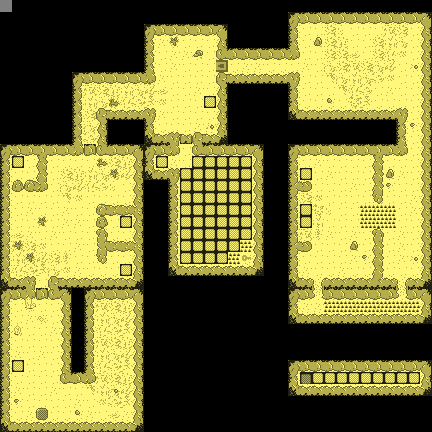

This game map was drawn from its Tiled (.tmx) file and the tilesets committed beside it. A one-line description and the trimmed map source follow:
An orthogonal 36x36 tile map with 12x12 px tiles, 6 tile layers (Floor, LowerDecoration, LowerObjects, Objects, ...) and 160 objects (50x as1r, 50x as1, 6x Monster, 2x s1, 2x s2, ...).

<map version="1.0" orientation="orthogonal" width="36" height="36" tilewidth="12" tileheight="12">
 <tileset firstgid="1" name="Main" tilewidth="12" tileheight="12">
  <image source="tileset.png" width="156" height="228" />
  <terraintypes>
   <terrain name="Floor" tile="53" />
   <terrain name="Walls" tile="39" />
  </terraintypes>
  <tile id="0" terrain="0,0,0,1">
   <properties>
    <property name="Collidable" value="" />
   </properties>
  </tile>
  <tile id="1" terrain="0,0,1,1">
   <properties>
    <property name="Collidable" value="" />
   </properties>
  </tile>
  <tile id="2" terrain="0,0,1,0">
   <properties>
    <property name="Collidable" value="" />
   </properties>
  </tile>
  <tile id="3">
   <properties>
    <property name="DeployName" value="Boulder" />
    <property name="Draggable" value="" />
   </properties>
  </tile>
  <tile id="4">
   <properties>
    <property name="Door" value="" />
   </properties>
  </tile>
  <tile id="6">
   <properties>
    <property name="DeployName" value="Lever" />
    <property name="Lever" value="off" />
    <property name="Switch" value="Lever" />
   </properties>
  </tile>
  <tile id="7">
   <properties>
    <property name="DeployName" value="TimeSwitch" />
    <property name="Switch" value="Time" />
    <property name="Time" value="off" />
   </properties>
  </tile>
  <tile id="8">
   <properties>
    <property name="DeployName" value="TopPassage" />
   </properties>
  </tile>
  <tile id="11">
   <properties>
    <property name="Go" value="down" />
   </properties>
  </tile>
  <tile id="12">
   <properties>
    <property name="Collidable" value="true" />
   </properties>
  </tile>
  <tile id="13" terrain="0,1,0,1">
   <properties>
    <property name="Collidable" value="" />
   </properties>
  </tile>
  <tile id="14" terrain="1,1,1,1">
   <properties>
    <property name="Collidable" value="" />
   </properties>
  </tile>
  <tile id="15" terrain="1,0,1,0">
   <properties>
    <property name="Collidable" value="" />
   </properties>
  </tile>
  <tile id="17">
   <properties>
    <property name="Door" value="" />
   </properties>
  </tile>
  <tile id="19">
   <properties>
    <property name="Lever" value="on" />
    <property name="Switch" value="Lever" />
   </properties>
  </tile>
  <tile id="20">
   <properties>
    <property name="Switch" value="Time" />
    <property name="Time" value="on" />
   </properties>
  </tile>
  <tile id="21">
   <properties>
    <property name="DeployName" value="RightPassage" />
   </properties>
  </tile>
  <tile id="24">
   <properties>
    <property name="Go" value="left" />
   </properties>
  </tile>
  <tile id="25">
   <properties>
    <property name="Warp" value="true" />
   </properties>
  </tile>
  <tile id="26" terrain="0,1,0,0">
   <properties>
    <property name="Collidable" value="" />
   </properties>
  </tile>
  <tile id="27" terrain="1,1,0,0">
   <properties>
    <property name="Collidable" value="" />
   </properties>
  </tile>
  <tile id="28" terrain="1,0,0,0">
   <properties>
    <property name="Collidable" value="" />
   </properties>
  </tile>
  <tile id="30">
   <properties>
    <property name="Door" value="" />
   </properties>
  </tile>
  <tile id="34">
   <properties>
    <property name="DeployName" value="BottomPassage" />
   </properties>
  </tile>
  <tile id="37">
   <properties>
    <property name="Go" value="up" />
   </properties>
  </tile>
  <tile id="39" terrain="1,1,1,0">
   <properties>
    <property name="Collidable" value="" />
   </properties>
  </tile>
  <tile id="40" terrain="1,1,0,0">
   <properties>
    <property name="Collidable" value="" />
   </properties>
  </tile>
  <tile id="41" terrain="1,1,0,1">
   <properties>
    <property name="Collidable" value="" />
   </properties>
  </tile>
  <tile id="43">
   <properties>
    <property name="Door" value="" />
   </properties>
  </tile>
  <tile id="47">
   <properties>
    <property name="DeployName" value="LeftPassage" />
   </properties>
  </tile>
  <tile id="50">
   <properties>
    <property name="Go" value="right" />
   </properties>
  </tile>
  <tile id="52" terrain="1,0,1,0">
   <properties>
    <property name="Collidable" value="" />
   </properties>
  </tile>
  <tile id="53" terrain="0,0,0,0" />
  <tile id="54" terrain="0,1,0,1">
   <properties>
    <property name="Collidable" value="" />
   </properties>
  </tile>
  <tile id="60">
   <properties>
    <property name="DeployName" value="CenterPassage" />
   </properties>
  </tile>
  <tile id="63">
   <properties>
    <property name="Go" value="downright" />
   </properties>
  </tile>
  <tile id="65" terrain="1,0,1,1">
   <properties>
    <property name="Collidable" value="" />
   </properties>
  </tile>
  <tile id="66" terrain="0,0,1,1">
   <properties>
    <property name="Collidable" value="" />
   </properties>
  </tile>
  <tile id="67" terrain="0,1,1,1">
   <properties>
    <property name="Collidable" value="" />
   </properties>
  </tile>
  <tile id="76">
   <properties>
    <property name="Go" value="downleft" />
   </properties>
  </tile>
  <tile id="81">
   <properties>
    <property name="DeployName" value="LevelEnd" />
    <property name="LevelEnd" value="" />
   </properties>
  </tile>
  <tile id="82">
   <properties>
    <property name="DeployName" value="WeightSwitch" />
    <property name="Switch" value="Weight" />
    <property name="Weight" value="off" />
   </properties>
  </tile>
  <tile id="83">
   <properties>
    <property name="Damage" value="" />
    <property name="DeployName" value="Spike" />
   </properties>
  </tile>
  <tile id="84">
   <properties>
    <property name="Collectable" value="Key" />
    <property name="DeployName" value="Key" />
   </properties>
  </tile>
  <tile id="89">
   <properties>
    <property name="Go" value="upright" />
   </properties>
  </tile>
  <tile id="95">
   <properties>
    <property name="Switch" value="Weight" />
    <property name="Weight" value="on" />
   </properties>
  </tile>
  <tile id="96">
   <properties>
    <property name="Damage" value="" />
    <property name="DeployName" value="Spike2" />
   </properties>
  </tile>
  <tile id="102">
   <properties>
    <property name="Go" value="upleft" />
   </properties>
  </tile>
  <tile id="107">
   <properties>
    <property name="Collidable" value="" />
   </properties>
  </tile>
  <tile id="108">
   <properties>
    <property name="Collidable" value="" />
   </properties>
  </tile>
  <tile id="109">
   <properties>
    <property name="Collidable" value="" />
   </properties>
  </tile>
  <tile id="110">
   <properties>
    <property name="Collidable" value="" />
   </properties>
  </tile>
  <tile id="111">
   <properties>
    <property name="Collidable" value="" />
   </properties>
  </tile>
  <tile id="112">
   <properties>
    <property name="Collidable" value="" />
   </properties>
  </tile>
  <tile id="113">
   <properties>
    <property name="Collidable" value="" />
   </properties>
  </tile>
  <tile id="120">
   <properties>
    <property name="Collidable" value="" />
   </properties>
  </tile>
  <tile id="122">
   <properties>
    <property name="Collidable" value="" />
   </properties>
  </tile>
  <tile id="123">
   <properties>
    <property name="Collidable" value="" />
   </properties>
  </tile>
  <tile id="124">
   <properties>
    <property name="Collidable" value="" />
   </properties>
  </tile>
  <tile id="125">
   <properties>
    <property name="Collidable" value="" />
   </properties>
  </tile>
  <tile id="126">
   <properties>
    <property name="Collidable" value="" />
   </properties>
  </tile>
  <tile id="133">
   <properties>
    <property name="Collidable" value="" />
   </properties>
  </tile>
  <tile id="134">
   <properties>
    <property name="Collidable" value="" />
   </properties>
  </tile>
  <tile id="135">
   <properties>
    <property name="Collidable" value="" />
   </properties>
  </tile>
  <tile id="136">
   <properties>
    <property name="NarrowPassage" value="" />
   </properties>
  </tile>
  <tile id="137">
   <properties>
    <property name="NarrowPassage" value="" />
   </properties>
  </tile>
  <tile id="146">
   <properties>
    <property name="Collidable" value="" />
   </properties>
  </tile>
  <tile id="147">
   <properties>
    <property name="Collidable" value="" />
   </properties>
  </tile>
  <tile id="148">
   <properties>
    <property name="Collidable" value="" />
   </properties>
  </tile>
  <tile id="149">
   <properties>
    <property name="NarrowPassage" value="" />
   </properties>
  </tile>
  <tile id="150">
   <properties>
    <property name="NarrowPassage" value="" />
   </properties>
  </tile>
 </tileset>
 <layer name="Floor" width="36" height="36">
  <data>[1296 cells, 820 non-empty, 46 distinct tile ids]</data>
 </layer>
 <layer name="LowerDecoration" width="36" height="36">
  <data>[1296 cells, 12 non-empty, 5 distinct tile ids]</data>
 </layer>
 <layer name="LowerObjects" width="36" height="36">
  <data>[1296 cells, 86 non-empty, 5 distinct tile ids]</data>
 </layer>
 <layer name="Objects" width="36" height="36">
  <data>[1296 cells, 19 non-empty, 10 distinct tile ids]</data>
 </layer>
 <layer name="UpperDecoration" width="36" height="36">
  <data>[1296 cells, 1 non-empty, 1 distinct tile ids]</data>
 </layer>
 <layer name="Meta" width="36" height="36">
  <data>[1296 cells, 1 non-empty, 1 distinct tile ids]</data>
 </layer>
 <objectgroup name="Abstract" width="36" height="36">
  <object name="Spawn" x="108" y="312" width="12" height="12" />
  <object x="12" y="360" width="12" height="12">
   <properties>
    <property name="p1" value="" />
   </properties>
  </object>
  <object name="p1" x="36" y="288" width="12" height="12">
   <properties>
    <property name="RemoveOnly" value="" />
   </properties>
  </object>
  <object x="120" y="264" width="12" height="12">
   <properties>
    <property name="l1" value="" />
   </properties>
  </object>
  <object name="l1" x="108" y="252" width="12" height="12">
   <properties>
    <property name="Deploy" value="Lever" />
    <property name="p2" value="" />
   </properties>
  </object>
  <object x="120" y="216" width="12" height="12">
   <properties>
    <property name="l2" value="" />
   </properties>
  </object>
  <object name="p2" x="96" y="216" width="12" height="12" />
  <object name="p3" x="12" y="180" width="12" height="12" />
  <object name="l2" x="108" y="228" width="12" height="12">
   <properties>
    <property name="Deploy" value="Lever" />
    <property name="p3" value="" />
   </properties>
  </object>
  <object name="l3" x="24" y="168" width="12" height="12">
   <properties>
    <property name="Deploy" value="Lever" />
    <property name="p4" value="" />
   </properties>
  </object>
  <object x="12" y="156" width="12" height="12">
   <properties>
    <property name="l3" value="" />
   </properties>
  </object>
  <object name="p4" x="84" y="144" width="12" height="12">
   <properties>
    <property name="Deploy" value="TopPassage" />
   </properties>
  </object>
  <object x="204" y="96" width="12" height="12">
   <properties>
    <property name="p5" value="" />
   </properties>
  </object>
  <object name="p5" x="180" y="132" width="12" height="12">
   <properties>
    <property name="Deploy" value="BottomPassage" />
   </properties>
  </object>
  <object name="Monster" x="300" y="192" width="12" height="12">
   <properties>
    <property name="Speed" value="3500" />
    <property name="Walk" value="bf" />
   </properties>
  </object>
  <object name="s1" x="360" y="204" width="12" height="12">
   <properties>
    <property name="Deploy" value="Spike" />
    <property name="Lower" value="" />
   </properties>
  </object>
  <object name="s2" x="384" y="204" width="12" height="12">
   <properties>
    <property name="Deploy" value="Spike" />
    <property name="Lower" value="" />
   </properties>
  </object>
  <object name="s1" x="360" y="216" width="12" height="12">
   <properties>
    <property name="Deploy" value="Spike2" />
    <property name="Lower" value="" />
   </properties>
  </object>
  <object name="s2" x="384" y="216" width="12" height="12">
   <properties>
    <property name="Deploy" value="Spike2" />
    <property name="Lower" value="" />
   </properties>
  </object>
  <object x="300" y="204" width="12" height="12">
   <properties>
    <property name="s1" value="" />
   </properties>
  </object>
  <object x="300" y="216" width="12" height="12">
   <properties>
    <property name="s2" value="" />
   </properties>
  </object>
  <object x="300" y="168" width="12" height="12">
   <properties>
    <property name="levelend" value="" />
   </properties>
  </object>
  <object name="levelend" x="360" y="168" width="12" height="12">
   <properties>
    <property name="Deploy" value="LevelEnd" />
    <property name="Lower" value="" />
   </properties>
  </object>
  <object name="Monster" x="324" y="24" width="12" height="12">
   <properties>
    <property name="Speed" value="100" />
    <property name="Walk" value="bf" />
   </properties>
  </object>
  <object name="Monster" x="360" y="96" width="12" height="12">
   <properties>
    <property name="Facing" value="up" />
    <property name="Speed" value="100" />
    <property name="Walk" value="bf" />
   </properties>
  </object>
  <object name="Monster" x="384" y="24" width="12" height="12">
   <properties>
    <property name="Speed" value="100" />
    <property name="Walk" value="bf" />
   </properties>
  </object>
  <object name="Monster" x="300" y="84" width="12" height="12">
   <properties>
    <property name="Facing" value="right" />
    <property name="Speed" value="100" />
    <property name="Walk" value="bf" />
   </properties>
  </object>
  <object name="Monster" x="300" y="372" width="12" height="12">
   <properties>
    <property name="Facing" value="right" />
    <property name="Speed" value="200" />
    <property name="Walk" value="bf" />
   </properties>
  </object>
  <object x="300" y="372" width="12" height="12">
   <properties>
    <property name="OnOnly" value="true" />
    <property name="ls1r" value="" />
    <property name="ls2r" value="" />
    <property name="ls3" value="" />
   </properties>
  </object>
  <object name="ls1" x="300" y="300" width="12" height="12">
   <properties>
    <property name="Deploy" value="Spike" />
    <property name="DeployOnly" value="" />
    <property name="Lower" value="" />
   </properties>
  </object>
  <object name="ls1r" x="300" y="300" width="12" height="12">
   <properties>
    <property name="Lower" value="" />
    <property name="RemoveOnly" value="" />
   </properties>
  </object>
  <object x="312" y="372" width="12" height="12">
   <properties>
    <property name="OnOnly" value="true" />
    <property name="ls1r" value="" />
    <property name="ls2r" value="" />
    <property name="ls3r" value="" />
    <property name="ls4" value="" />
   </properties>
  </object>
  <object x="324" y="372" width="12" height="12">
   <properties>
    <property name="OnOnly" value="true" />
    <property name="ls1" value="" />
    <property name="ls2r" value="" />
    <property name="ls3r" value="" />
    <property name="ls4r" value="" />
    <property name="ls5" value="" />
   </properties>
  </object>
  <object x="336" y="372" width="12" height="12">
   <properties>
    <property name="OnOnly" value="true" />
    <property name="ls2" value="" />
    <property name="ls3r" value="" />
    <property name="ls4r" value="" />
    <property name="ls5r" value="" />
    <property name="ls6" value="" />
   </properties>
  </object>
  <object x="348" y="372" width="12" height="12">
   <properties>
    <property name="OnOnly" value="true" />
    <property name="ls3" value="" />
    <property name="ls4r" value="" />
    <property name="ls5r" value="" />
    <property name="ls6r" value="" />
    <property name="ls7" value="" />
   </properties>
  </object>
  <object x="360" y="372" width="12" height="12">
   <properties>
    <property name="OnOnly" value="true" />
    <property name="ls4" value="" />
    <property name="ls5r" value="" />
    <property name="ls6r" value="" />
    <property name="ls7r" value="" />
    <property name="ls8" value="" />
   </properties>
  </object>
  <object x="372" y="372" width="12" height="12">
   <properties>
    <property name="OnOnly" value="true" />
    <property name="ls5" value="" />
    <property name="ls6r" value="" />
    <property name="ls7r" value="" />
    <property name="ls8r" value="" />
    <property name="ls9" value="" />
   </properties>
  </object>
  <object x="384" y="372" width="12" height="12">
   <properties>
    <property name="OnOnly" value="true" />
    <property name="ls10" value="" />
    <property name="ls6" value="" />
    <property name="ls7r" value="" />
    <property name="ls8r" value="" />
    <property name="ls9r" value="" />
   </properties>
  </object>
  <object x="396" y="372" width="12" height="12">
   <properties>
    <property name="OnOnly" value="true" />
    <property name="ls10r" value="" />
    <property name="ls7" value="" />
    <property name="ls8r" value="" />
    <property name="ls9r" value="" />
   </properties>
  </object>
  <object x="408" y="372" width="12" height="12">
   <properties>
    <property name="OnOnly" value="true" />
    <property name="ls10r" value="" />
    <property name="ls8" value="" />
    <property name="ls9r" value="" />
   </properties>
  </object>
  <object name="ls2r" x="312" y="300" width="12" height="12">
   <properties>
    <property name="Lower" value="" />
    <property name="RemoveOnly" value="" />
   </properties>
  </object>
  <object name="ls2" x="312" y="300" width="12" height="12">
   <properties>
    <property name="Deploy" value="Spike" />
    <property name="DeployOnly" value="" />
    <property name="Lower" value="" />
   </properties>
  </object>
  <object name="ls4r" x="336" y="300" width="12" height="12">
   <properties>
    <property name="Lower" value="" />
    <property name="RemoveOnly" value="" />
   </properties>
  </object>
  <object name="ls3r" x="324" y="300" width="12" height="12">
   <properties>
    <property name="Lower" value="" />
    <property name="RemoveOnly" value="" />
   </properties>
  </object>
  <object name="ls4" x="336" y="300" width="12" height="12">
   <properties>
    <property name="Deploy" value="Spike" />
    <property name="DeployOnly" value="" />
    <property name="Lower" value="" />
   </properties>
  </object>
  <object name="ls3" x="324" y="300" width="12" height="12">
   <properties>
    <property name="Deploy" value="Spike" />
    <property name="DeployOnly" value="" />
    <property name="Lower" value="" />
   </properties>
  </object>
  <object name="ls6r" x="360" y="300" width="12" height="12">
   <properties>
    <property name="Lower" value="" />
    <property name="RemoveOnly" value="" />
   </properties>
  </object>
  <object name="ls5r" x="348" y="300" width="12" height="12">
   <properties>
    <property name="Lower" value="" />
    <property name="RemoveOnly" value="" />
   </properties>
  </object>
  <object name="ls6" x="360" y="300" width="12" height="12">
   <properties>
    <property name="Deploy" value="Spike" />
    <property name="DeployOnly" value="" />
    <property name="Lower" value="" />
   </properties>
  </object>
  <object name="ls5" x="348" y="300" width="12" height="12">
   <properties>
    <property name="Deploy" value="Spike" />
    <property name="DeployOnly" value="" />
    <property name="Lower" value="" />
   </properties>
  </object>
  <object name="ls8r" x="384" y="300" width="12" height="12">
   <properties>
    <property name="Lower" value="" />
    <property name="RemoveOnly" value="" />
   </properties>
  </object>
  </objectgroup>
</map>
<!-- 109 of 160 objects omitted -->
